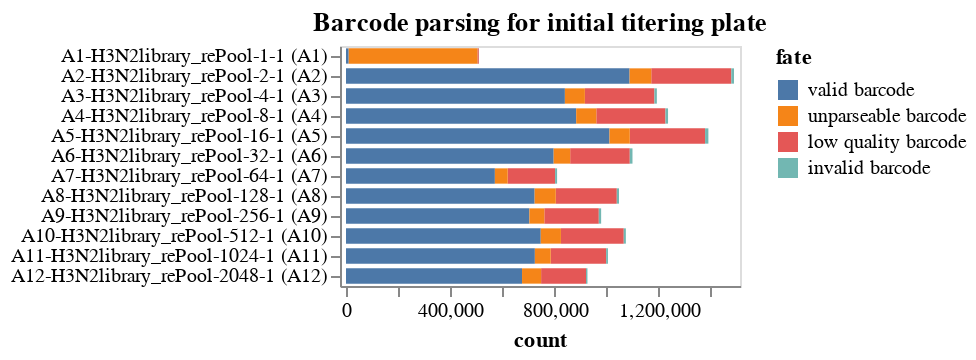

The code cell stored with this chart in its notebook:
### Markdown cell above
## Statistics on barcode-parsing for each sample
Make interactive chart of the "fates" of the sequencing reads parsed for each sample on the plate.

If most sequencing reads are not "valid barcodes", this could potentially indicate some problem in the sequencing or barcode set you are parsing.

Potential fates are:
 - *valid barcode*: barcode that matches a known virus or neutralization standard, we hope most reads are this.
 - *invalid barcode*: a barcode with proper flanking sequences, but does not match a known virus or neutralization standard. If you  have a lot of reads of this type, it is probably a good idea to look at the invalid barcode CSVs (in the `./results/barcode_invalid/` subdirectory created by the pipeline) to see what these invalid barcodes are.
 - *unparseable barcode*: could not parse a barcode from this read as there was not a sequence of the correct length with the appropriate flanking sequence.
 - *low quality barcode*: low-quality or `N` nucleotides in barcode, could indicate problem with sequencing.
 - *failed chastity filter*: reads that failed the Illumina chastity filter, if these are reported in the FASTQ (they may not be).

Also, if the number of reads per sample is very uneven, that could indicate that you did not do a good job of balancing the different samples in the Illumina sequencing.

### Code cell
fates = (
    pd.concat([pd.read_csv(f).assign(well=f.strip(platedir).strip('_fates.csv')) for f, s in zip(fate_csvs, samples)])
    .merge(samples_df, validate="many_to_one", on="well")
    .assign(
        fate_counts=lambda x: x.groupby("fate")["count"].transform("sum"),
        sample_well=lambda x: x["sample"] + " (" + x["well"] + ")",
    )
    .query("fate_counts > 0")[  # only keep fates with at least one count
        ["fate", "count", "well", "sample_well", "dilution_factor"]
    ]
)

assert len(fates) == len(fates.drop_duplicates())


sample_wells = list(
    fates.sort_values(["dilution_factor"])["sample_well"]
)



fates_chart = (
    alt.Chart(fates)
    .encode(
        alt.X("count", scale=alt.Scale(nice=False, padding=3)),
        alt.Y(
            "sample_well",
            title=None,
            sort=sample_wells,
        ),
        alt.Color("fate", sort=sorted(fates["fate"].unique(), reverse=True)),
        alt.Order("fate", sort="descending"),
        tooltip=fates.columns.tolist(),
    )
    .mark_bar(height={"band": 0.85})
    .properties(
        height=alt.Step(10),
        width=200,
        title=f"Barcode parsing for initial titering plate",
    )
    .configure_axis(grid=False)
)

fates_chart

### Figure 1 — Vega-Lite specification as saved in the notebook (floating-point values rounded to 4 significant figures)
{"config": {"view": {"continuousWidth": 300, "continuousHeight": 300}, "axis": {"grid": false}}, "data": {"name": "data-a224a7e8aab6b5b77c2542872cf3ab3b"}, "mark": {"type": "bar", "height": {"band": 0.85}}, "encoding": {"color": {"field": "fate", "sort": ["valid barcode", "unparseable barcode", "low quality barcode", "invalid barcode"], "type": "nominal"}, "order": {"field": "fate", "sort": "descending", "type": "nominal"}, "tooltip": [{"field": "fate", "type": "nominal"}, {"field": "count", "type": "quantitative"}, {"field": "well", "type": "nominal"}, {"field": "sample_well", "type": "nominal"}, {"field": "dilution_factor", "type": "quantitative"}], "x": {"field": "count", "scale": {"nice": false, "padding": 3}, "type": "quantitative"}, "y": {"field": "sample_well", "sort": ["A1-H3N2library_rePool-1-1 (A1)", "A1-H3N2library_rePool-1-1 (A1)", "A1-H3N2library_rePool-1-1 (A1)", "A1-H3N2library_rePool-1-1 (A1)", "A2-H3N2library_rePool-2-1 (A2)", "A2-H3N2library_rePool-2-1 (A2)", "A2-H3N2library_rePool-2-1 (A2)", "A2-H3N2library_rePool-2-1 (A2)", "A3-H3N2library_rePool-4-1 (A3)", "A3-H3N2library_rePool-4-1 (A3)", "A3-H3N2library_rePool-4-1 (A3)", "A3-H3N2library_rePool-4-1 (A3)", "A4-H3N2library_rePool-8-1 (A4)", "A4-H3N2library_rePool-8-1 (A4)", "A4-H3N2library_rePool-8-1 (A4)", "A4-H3N2library_rePool-8-1 (A4)", "A5-H3N2library_rePool-16-1 (A5)", "A5-H3N2library_rePool-16-1 (A5)", "A5-H3N2library_rePool-16-1 (A5)", "A5-H3N2library_rePool-16-1 (A5)", "A6-H3N2library_rePool-32-1 (A6)", "A6-H3N2library_rePool-32-1 (A6)", "A6-H3N2library_rePool-32-1 (A6)", "A6-H3N2library_rePool-32-1 (A6)", "A7-H3N2library_rePool-64-1 (A7)", "A7-H3N2library_rePool-64-1 (A7)", "A7-H3N2library_rePool-64-1 (A7)", "A7-H3N2library_rePool-64-1 (A7)", "A8-H3N2library_rePool-128-1 (A8)", "A8-H3N2library_rePool-128-1 (A8)", "A8-H3N2library_rePool-128-1 (A8)", "A8-H3N2library_rePool-128-1 (A8)", "A9-H3N2library_rePool-256-1 (A9)", "A9-H3N2library_rePool-256-1 (A9)", "A9-H3N2library_rePool-256-1 (A9)", "A9-H3N2library_rePool-256-1 (A9)", "A10-H3N2library_rePool-512-1 (A10)", "A10-H3N2library_rePool-512-1 (A10)", "A10-H3N2library_rePool-512-1 (A10)", "A10-H3N2library_rePool-512-1 (A10)", "A11-H3N2library_rePool-1024-1 (A11)", "A11-H3N2library_rePool-1024-1 (A11)", "A11-H3N2library_rePool-1024-1 (A11)", "A11-H3N2library_rePool-1024-1 (A11)", "A12-H3N2library_rePool-2048-1 (A12)", "A12-H3N2library_rePool-2048-1 (A12)", "A12-H3N2library_rePool-2048-1 (A12)", "A12-H3N2library_rePool-2048-1 (A12)"], "title": null, "type": "nominal"}}, "height": {"step": 10}, "title": "Barcode parsing for initial titering plate", "width": 200, "$schema": "https://vega.github.io/schema/vega-lite/v5.16.3.json", "datasets": {"data-a224a7e8aab6b5b77c2542872cf3ab3b": [{"fate": "valid barcode", "count": 703524, "well": "A9", "sample_well": "A9-H3N2library_rePool-256-1 (A9)", "dilution_factor": 256}, {"fate": "low quality barcode", "count": 208958, "well": "A9", "sample_well": "A9-H3N2library_rePool-256-1 (A9)", "dilution_factor": 256}, {"fate": "unparseable barcode", "count": 57273, "well": "A9", "sample_well": "A9-H3N2library_rePool-256-1 (A9)", "dilution_factor": 256}, {"fate": "invalid barcode", "count": 8963, "well": "A9", "sample_well": "A9-H3N2library_rePool-256-1 (A9)", "dilution_factor": 256}, {"fate": "valid barcode", "count": 882992, "well": "A4", "sample_well": "A4-H3N2library_rePool-8-1 (A4)", "dilution_factor": 8}, {"fate": "low quality barcode", "count": 265174, "well": "A4", "sample_well": "A4-H3N2library_rePool-8-1 (A4)", "dilution_factor": 8}, {"fate": "unparseable barcode", "count": 77184, "well": "A4", "sample_well": "A4-H3N2library_rePool-8-1 (A4)", "dilution_factor": 8}, {"fate": "invalid barcode", "count": 9974, "well": "A4", "sample_well": "A4-H3N2library_rePool-8-1 (A4)", "dilution_factor": 8}, {"fate": "valid barcode", "count": 571067, "well": "A7", "sample_well": "A7-H3N2library_rePool-64-1 (A7)", "dilution_factor": 64}, {"fate": "low quality barcode", "count": 181846, "well": "A7", "sample_well": "A7-H3N2library_rePool-64-1 (A7)", "dilution_factor": 64}, {"fate": "unparseable barcode", "count": 49167, "well": "A7", "sample_well": "A7-H3N2library_rePool-64-1 (A7)", "dilution_factor": 64}, {"fate": "invalid barcode", "count": 7628, "well": "A7", "sample_well": "A7-H3N2library_rePool-64-1 (A7)", "dilution_factor": 64}, {"fate": "valid barcode", "count": 1010694, "well": "A5", "sample_well": "A5-H3N2library_rePool-16-1 (A5)", "dilution_factor": 16}, {"fate": "low quality barcode", "count": 288836, "well": "A5", "sample_well": "A5-H3N2library_rePool-16-1 (A5)", "dilution_factor": 16}, {"fate": "unparseable barcode", "count": 77842, "well": "A5", "sample_well": "A5-H3N2library_rePool-16-1 (A5)", "dilution_factor": 16}, {"fate": "invalid barcode", "count": 12724, "well": "A5", "sample_well": "A5-H3N2library_rePool-16-1 (A5)", "dilution_factor": 16}, {"fate": "valid barcode", "count": 796540, "well": "A6", "sample_well": "A6-H3N2library_rePool-32-1 (A6)", "dilution_factor": 32}, {"fate": "low quality barcode", "count": 228615, "well": "A6", "sample_well": "A6-H3N2library_rePool-32-1 (A6)", "dilution_factor": 32}, {"fate": "unparseable barcode", "count": 63436, "well": "A6", "sample_well": "A6-H3N2library_rePool-32-1 (A6)", "dilution_factor": 32}, {"fate": "invalid barcode", "count": 10333, "well": "A6", "sample_well": "A6-H3N2library_rePool-32-1 (A6)", "dilution_factor": 32}, {"fate": "valid barcode", "count": 723548, "well": "A8", "sample_well": "A8-H3N2library_rePool-128-1 (A8)", "dilution_factor": 128}, {"fate": "low quality barcode", "count": 234010, "well": "A8", "sample_well": "A8-H3N2library_rePool-128-1 (A8)", "dilution_factor": 128}, {"fate": "unparseable barcode", "count": 81201, "well": "A8", "sample_well": "A8-H3N2library_rePool-128-1 (A8)", "dilution_factor": 128}, {"fate": "invalid barcode", "count": 8474, "well": "A8", "sample_well": "A8-H3N2library_rePool-128-1 (A8)", "dilution_factor": 128}, {"fate": "unparseable barcode", "count": 495346, "well": "A1", "sample_well": "A1-H3N2library_rePool-1-1 (A1)", "dilution_factor": 1}, {"fate": "valid barcode", "count": 9709, "well": "A1", "sample_well": "A1-H3N2library_rePool-1-1 (A1)", "dilution_factor": 1}, {"fate": "low quality barcode", "count": 4481, "well": "A1", "sample_well": "A1-H3N2library_rePool-1-1 (A1)", "dilution_factor": 1}, {"fate": "invalid barcode", "count": 418, "well": "A1", "sample_well": "A1-H3N2library_rePool-1-1 (A1)", "dilution_factor": 1}, {"fate": "valid barcode", "count": 675231, "well": "A12", "sample_well": "A12-H3N2library_rePool-2048-1 (A12)", "dilution_factor": 2048}, {"fate": "low quality barcode", "count": 172192, "well": "A12", "sample_well": "A12-H3N2library_rePool-2048-1 (A12)", "dilution_factor": 2048}, {"fate": "unparseable barcode", "count": 73209, "well": "A12", "sample_well": "A12-H3N2library_rePool-2048-1 (A12)", "dilution_factor": 2048}, {"fate": "invalid barcode", "count": 5588, "well": "A12", "sample_well": "A12-H3N2library_rePool-2048-1 (A12)", "dilution_factor": 2048}, {"fate": "valid barcode", "count": 839638, "well": "A3", "sample_well": "A3-H3N2library_rePool-4-1 (A3)", "dilution_factor": 4}, {"fate": "low quality barcode", "count": 266674, "well": "A3", "sample_well": "A3-H3N2library_rePool-4-1 (A3)", "dilution_factor": 4}, {"fate": "unparseable barcode", "count": 76724, "well": "A3", "sample_well": "A3-H3N2library_rePool-4-1 (A3)", "dilution_factor": 4}, {"fate": "invalid barcode", "count": 9368, "well": "A3", "sample_well": "A3-H3N2library_rePool-4-1 (A3)", "dilution_factor": 4}, {"fate": "valid barcode", "count": 747035, "well": "A10", "sample_well": "A10-H3N2library_rePool-512-1 (A10)", "dilution_factor": 512}, {"fate": "low quality barcode", "count": 241006, "well": "A10", "sample_well": "A10-H3N2library_rePool-512-1 (A10)", "dilution_factor": 512}, {"fate": "unparseable barcode", "count": 77431, "well": "A10", "sample_well": "A10-H3N2library_rePool-512-1 (A10)", "dilution_factor": 512}, {"fate": "invalid barcode", "count": 8056, "well": "A10", "sample_well": "A10-H3N2library_rePool-512-1 (A10)", "dilution_factor": 512}, {"fate": "valid barcode", "count": 1087807, "well": "A2", "sample_well": "A2-H3N2library_rePool-2-1 (A2)", "dilution_factor": 2}, {"fate": "low quality barcode", "count": 306949, "well": "A2", "sample_well": "A2-H3N2library_rePool-2-1 (A2)", "dilution_factor": 2}, {"fate": "unparseable barcode", "count": 83182, "well": "A2", "sample_well": "A2-H3N2library_rePool-2-1 (A2)", "dilution_factor": 2}, {"fate": "invalid barcode", "count": 10403, "well": "A2", "sample_well": "A2-H3N2library_rePool-2-1 (A2)", "dilution_factor": 2}, {"fate": "valid barcode", "count": 724455, "well": "A11", "sample_well": "A11-H3N2library_rePool-1024-1 (A11)", "dilution_factor": 1024}, {"fate": "low quality barcode", "count": 212680, "well": "A11", "sample_well": "A11-H3N2library_rePool-1024-1 (A11)", "dilution_factor": 1024}, {"fate": "unparseable barcode", "count": 60711, "well": "A11", "sample_well": "A11-H3N2library_rePool-1024-1 (A11)", "dilution_factor": 1024}, {"fate": "invalid barcode", "count": 7005, "well": "A11", "sample_well": "A11-H3N2library_rePool-1024-1 (A11)", "dilution_factor": 1024}]}}
